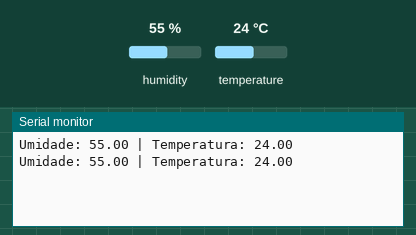
This sketch was run on a simulated Arduino Uno, built with avr-gcc and run on an emulated ATmega328P. On the bench: the last lines printed to the serial monitor. Inputs (shaded band) come from the test bench; at power-on: humidity 55 %, temperature 24 °C.

Above: at 10.8 s.
10.9 s: humidity set to 22 %
At 20.7 s:
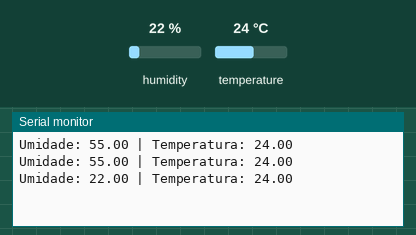
20.9 s: temperature set to 12 °C
At 30.5 s:
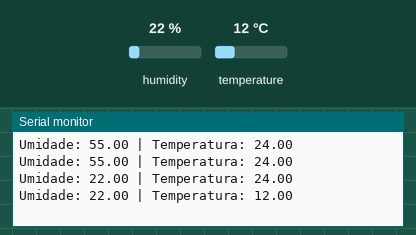
30.9 s: humidity set to 40 %
At 41.4 s:
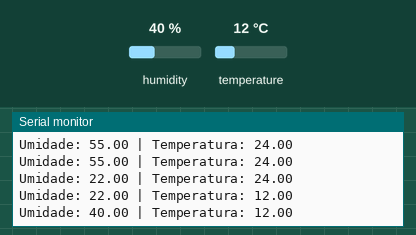
Timing chart, 0 to 42.9 s (numbered marks = the images above; inputs shaded):
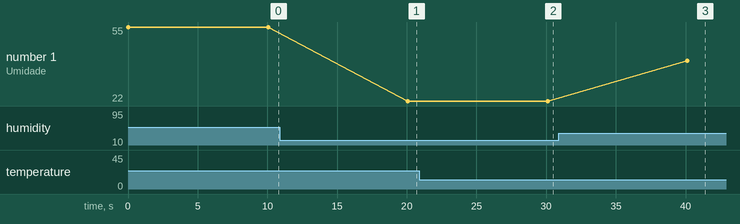

Measured:
- after the input at 10.9 s, the serial monitor: prints a new line after 9.2 s (image 1)
- after the input at 20.9 s, the serial monitor: prints a new line after 9.2 s (image 2)
- after the input at 30.9 s, the serial monitor: prints a new line after 9.2 s (image 3)
- plotted number 1: 55 → 22 after the input at 10.9 s, 22 → 40 after the input at 30.9 s

The sketch:

sensorUmidade.ino
```cpp
#include "DHT.h"

#define DHTPIN A1
#define DHTTYPE DHT11

DHT dht(DHTPIN, DHTTYPE);

void setup() {

  Serial.begin(9600);
  dht.begin();

}

void loop() {

  float h = dht.readHumidity();
  float t = dht.readTemperature();

  Serial.print("Umidade: ");
  Serial.print(h);
  Serial.print(" | ");
  Serial.print("Temperatura: ");
  Serial.print(t);
  Serial.println("");
  delay(10000);

}
```
